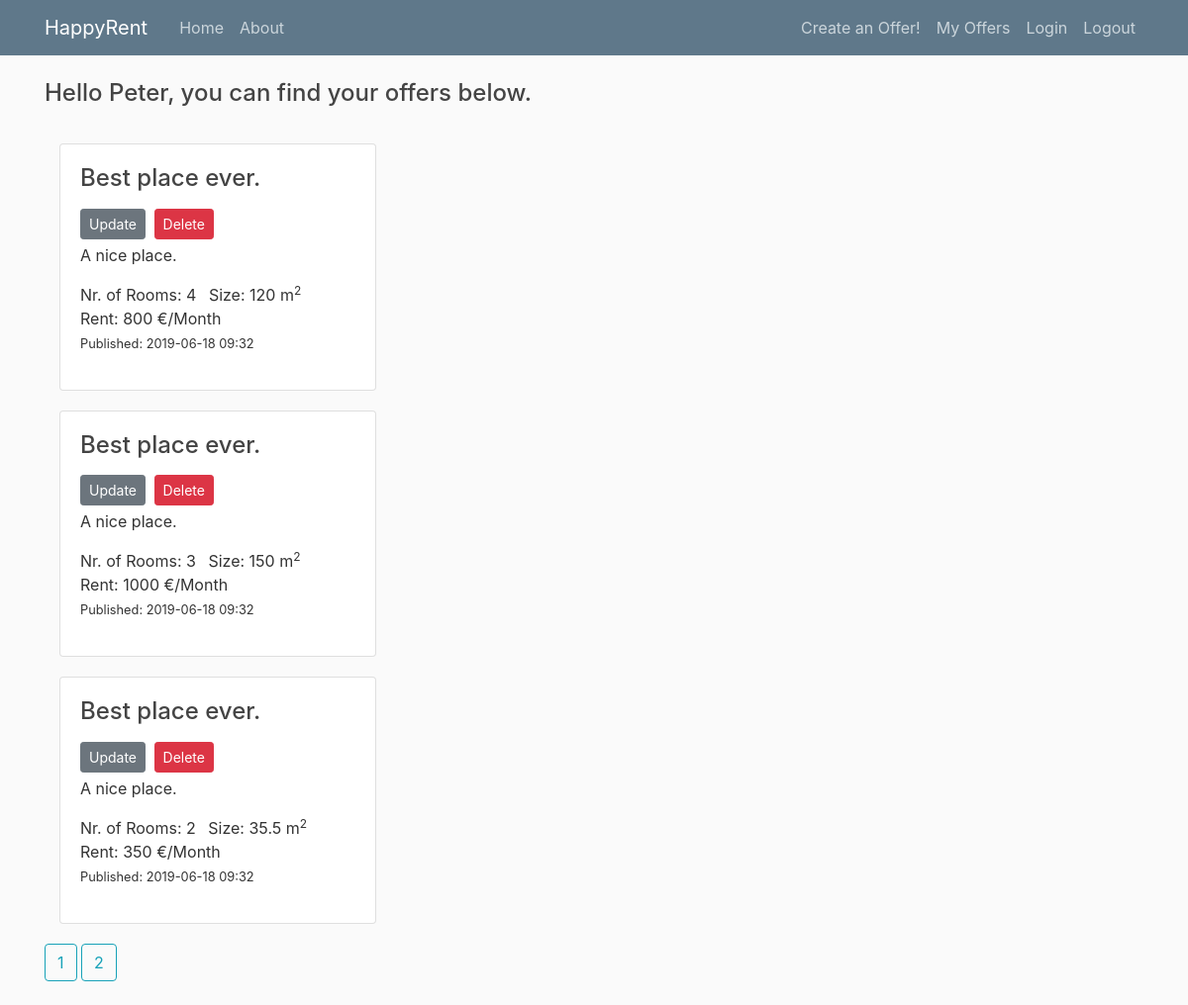
Page /current_user/items (signed in) on the earlier database version.
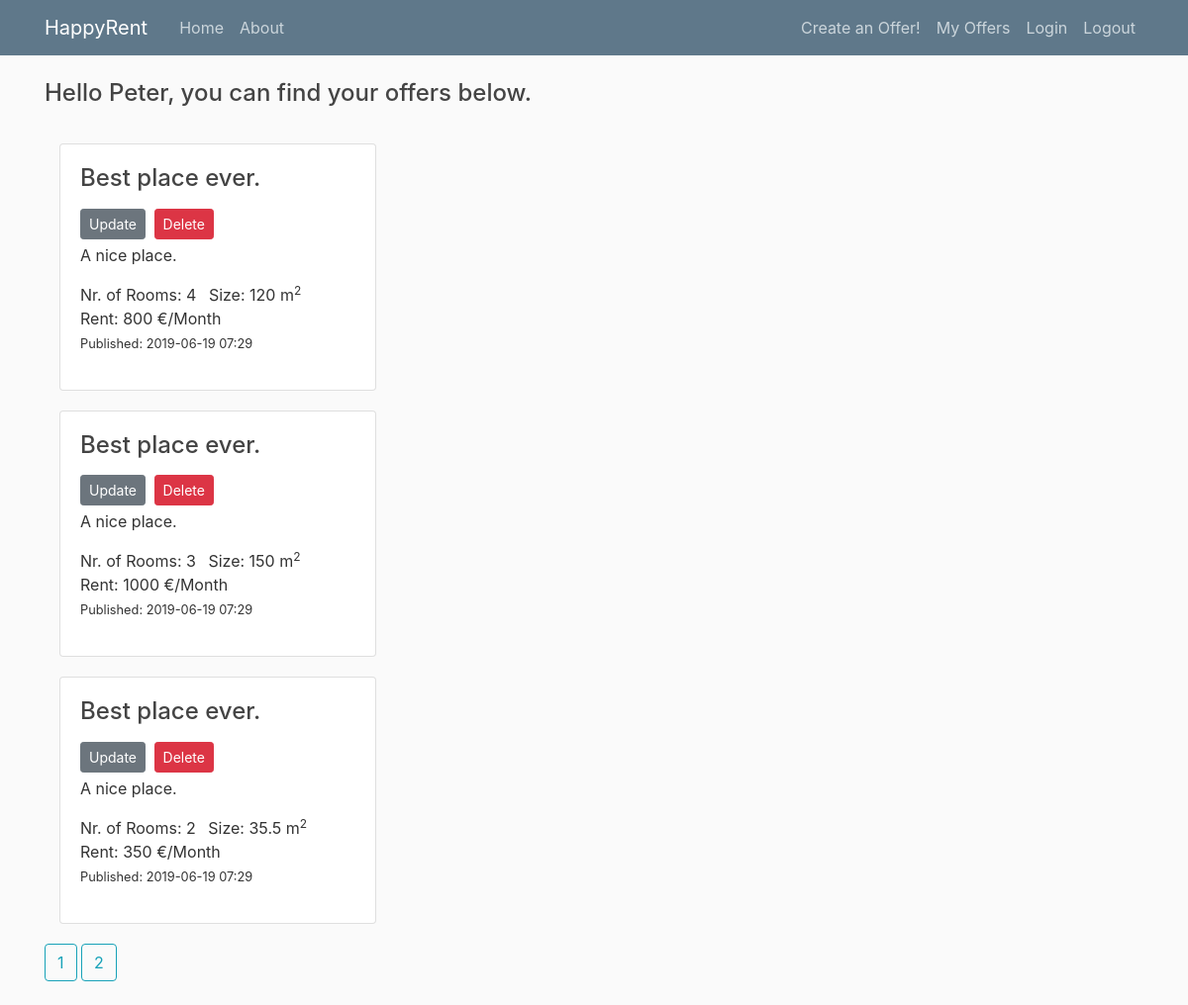
Same page on the later database version.
### property_project/db_models.py (models this page shows, shortened)
class PropertyItem(db.Model):
    __tablename__ = 'property_item'
    id = db.Column(db.Integer, primary_key=True)
    title = db.Column(db.String(100), nullable=False,
                      default="Best place ever.")
    date_posted = db.Column(db.DateTime, nullable=False,
                            default=datetime.datetime.utcnow)
    description = db.Column(db.String(250), default="A nice place.")
    rent = db.Column(db.Integer)  # (db.Numeric(6,2))
    rooms = db.Column(db.Integer, default=1)  # default=set_default_rooms
    size = db.Column(db.Integer)  # (db.Numeric(6,1))
    property_id = db.Column(db.Integer, ForeignKey('property_type.id'))
    property_type = db.relationship('PropertyType')
    user_id = db.Column(db.Integer, db.ForeignKey('user.id'), nullable=False)

### property_project/routes.py (the view)
@app.route("/current_user/items")
def current_user_items():
    page = request.args.get('page', 1, type=int)  # for pagination
    user = User.query.filter_by(username=current_user.username).first_or_404()
    prop_items = PropertyItem.query.filter_by(author=user)\
        .order_by(PropertyItem.date_posted.desc())\
        .paginate(page=page, per_page=3)
    return render_template('current_user_items.html', prop_items=prop_items, user=user)

### property_project/routes.py (called while the page is built)
@login_manager.user_loader
def load_user(user_id):
    return User.query.get(int(user_id))

### property_project/templates/current_user_items.html (shortened to what this page needs)
{% extends "layout.html" %}
{% block content %}
<h4 class="mb-3">Hello {{ current_user.username }}, you can find your offers below.</h4>
<div class="gap-20"></div>
<div class="card-deck-wrapper">
    <div class="card-deck">
        <div class="col-md-6">
            {% for prop_item in prop_items.items %}
            <div class="card">
                <div class="card-body">
                    <h4 class="card-title">{{ prop_item.title }}</h4>
                    <div>
                        <a class="btn btn-secondary btn-sm mt-1 mb-1" href="{{ url_for('update_item', item_id=prop_item.id) }}">Update</a>
                        <button type="button" class="btn btn-danger btn-sm m-1" data-toggle="modal" data-target="#deleteModal">Delete</button>
                    </div>
                    <p class="card-text">{{ prop_item.description }}</p>
                    <ul class="list-inline">
                        <li class="list-inline-item">Nr. of Rooms: {{ prop_item.rooms }} </li>
                        <li class="list-inline-item">Size: {{ prop_item.size }} m<sup>2</sup></li>
                        <li class="list-inline-item">Rent: {{ prop_item.rent }} €/Month</li>
                        <small>
                            <li class="list-inline-item">Published: {{ prop_item.date_posted.strftime('%Y-%m-%d %H:%M') }} </li>
                        </small>
                    </ul>
                </div>
            </div>
            <div class="gap-20"></div>
            {% endfor %}
            {% for page_num in prop_items.iter_pages(left_edge=1, right_edge=1, left_current=1, right_current=2)%}
                {% if page_num %}
                {% if prop_items.page == page_num %}
                    <a class="btn btn-outline-info mb-4" href="{{ url_for('user_items', username=user.username, page = page_num) }}">
                        {{ page_num }}
                    </a>
                {% else %}
                    <a class="btn btn-outline-info mb-4" href="{{ url_for('user_items', username=user.username, page = page_num) }}">
                        {{ page_num }}
                    </a>
                {% endif %}
                {% else %}
                ...
                {% endif %}
            {% endfor %}
        </div>
    </div>
</div>
{% endblock content %}

Differences in the rows shown:
changed PropertyItem (number 1 of 3 on the later page): date_posted "2019-06-18 09:32" → "2019-06-19 07:29"
changed PropertyItem (number 2 of 3 on the later page): date_posted "2019-06-18 09:32" → "2019-06-19 07:29"
changed PropertyItem (number 3 of 3 on the later page): date_posted "2019-06-18 09:32" → "2019-06-19 07:29"
